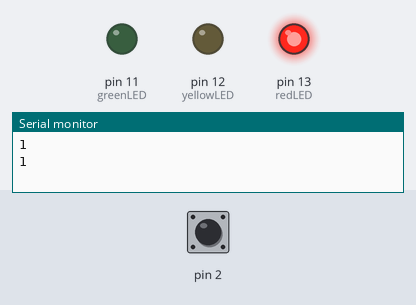
A sketch run on a simulated Arduino Uno, built with avr-gcc and run on an emulated ATmega328P. Parts: output pins drawn as LEDs (lit = HIGH), the last lines printed to the serial monitor. The test bench sets the inputs (shaded band); at power-on: pin 2 HIGH.

Above: at 2.0 s.
At 6.5 s:
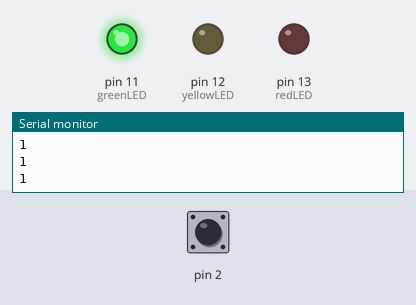
At 10.5 s:
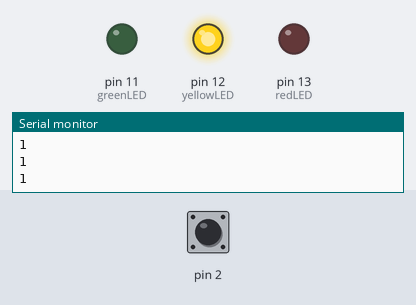
Timing chart, 0 to 15.6 s (numbered marks = the images above):
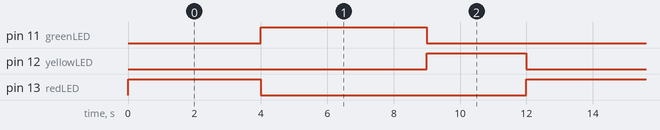

The sketch:

Traffic_Lights.ino
```cpp
// Author: Amay Kataria
// Description: Traffic lights solution.
// Date: 9/22/2017

int redLED = 13;
int yellowLED = 12;
int greenLED = 11;

// Current state can be 0 (red), 1 (yellow), 2 (green)
// Default state is 0.
int currentState = -1;

int timer = 0;

void setup() {
  Serial.begin(9600);

  // put your setup code here, to run once:
  pinMode(redLED, OUTPUT);
  pinMode(yellowLED, OUTPUT);
  pinMode(greenLED, OUTPUT);
  pinMode(2, INPUT_PULLUP);
}

void loop() {
  // Input_Pullup logic is inverted.
  // Read the data from the input pin.
  int buttonVal = digitalRead(2);
  Serial.println(buttonVal);

  if (currentState == -1) {
    digitalWrite(redLED, HIGH);
    currentState = 0;
  }

  // Am I red right now? And 3 seconds have elapsed? Go to green.
  if (currentState == 0) {
    // Am I turned on?
    if (timer > 3) {
      digitalWrite(greenLED, HIGH);
      digitalWrite(redLED, LOW);
      digitalWrite(yellowLED, LOW);
      // Set to next state.
      currentState = 2;
      // Reset timer.
      timer = 0;
    }
  }

  // Am I yellow right now? And 1 seconds have elapsed? Go to red.
  if (currentState == 1) {
    if (timer > 2) {
      digitalWrite(redLED, HIGH);
      digitalWrite(yellowLED, LOW);
      digitalWrite(greenLED, LOW);
      // Set to next state
      currentState = 0;
      // Reset timer.
      timer = 0;
    }
  }

  // Am I green right now? And 4 seconds have elapsed? Go to yellow.
  if (currentState == 2) {
    if (timer > 4) {
      digitalWrite(yellowLED, HIGH);
      digitalWrite(redLED, LOW);
      digitalWrite(greenLED, LOW);
      // Set to next state
      currentState = 1;
      // Reset timer
      timer = 0;
    }
  }

  // Global delay
  delay(1000);
  timer ++;
}
```

Measured:
- by itself, pin 11 (greenLED): alternates HIGH for 5.0 s and LOW for 7.0 s
- by itself, pin 12 (yellowLED): alternates HIGH for 3.0 s and LOW for 9.0 s
- by itself, pin 13 (redLED): alternates HIGH for 4.0 s and LOW for 8.0 s
